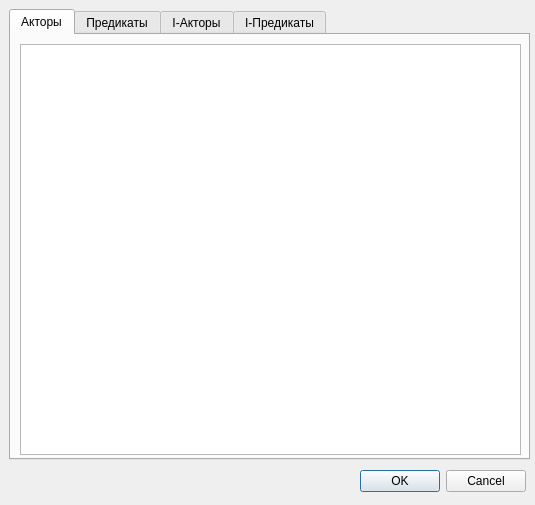
<?xml version="1.0" encoding="UTF-8"?>
<ui version="4.0">
 <class>QObjectEditor</class>
 <widget class="QDialog" name="QObjectEditor">
  <property name="geometry">
   <rect>
    <x>0</x>
    <y>0</y>
    <width>535</width>
    <height>505</height>
   </rect>
  </property>
  <property name="minimumSize">
   <size>
    <width>535</width>
    <height>505</height>
   </size>
  </property>
  <property name="maximumSize">
   <size>
    <width>535</width>
    <height>505</height>
   </size>
  </property>
  <property name="windowTitle">
   <string>Редактор объектов</string>
  </property>
  <property name="windowIcon">
   <iconset resource="resources.qrc">
    <normaloff>:/images/G.png</normaloff>:/images/G.png</iconset>
  </property>
  <widget class="QTabWidget" name="tab">
   <property name="geometry">
    <rect>
     <x>9</x>
     <y>9</y>
     <width>521</width>
     <height>451</height>
    </rect>
   </property>
   <property name="styleSheet">
    <string notr="true"/>
   </property>
   <property name="tabPosition">
    <enum>QTabWidget::North</enum>
   </property>
   <property name="tabShape">
    <enum>QTabWidget::Rounded</enum>
   </property>
   <property name="currentIndex">
    <number>0</number>
   </property>
   <property name="elideMode">
    <enum>Qt::ElideNone</enum>
   </property>
   <property name="documentMode">
    <bool>false</bool>
   </property>
   <property name="tabsClosable">
    <bool>false</bool>
   </property>
   <widget class="QWidget" name="actorsTab">
    <attribute name="title">
     <string>Акторы</string>
    </attribute>
    <widget class="QListWidget" name="actorList">
     <property name="enabled">
      <bool>true</bool>
     </property>
     <property name="geometry">
      <rect>
       <x>9</x>
       <y>9</y>
       <width>501</width>
       <height>411</height>
      </rect>
     </property>
     <property name="editTriggers">
      <set>QAbstractItemView::NoEditTriggers</set>
     </property>
     <property name="tabKeyNavigation">
      <bool>true</bool>
     </property>
     <property name="showDropIndicator" stdset="0">
      <bool>false</bool>
     </property>
     <property name="selectionBehavior">
      <enum>QAbstractItemView::SelectItems</enum>
     </property>
    </widget>
   </widget>
   <widget class="QWidget" name="predicatesTab">
    <attribute name="title">
     <string>Предикаты</string>
    </attribute>
    <widget class="QListWidget" name="predicateList">
     <property name="geometry">
      <rect>
       <x>9</x>
       <y>9</y>
       <width>501</width>
       <height>411</height>
      </rect>
     </property>
    </widget>
   </widget>
   <widget class="QWidget" name="iactorsTab">
    <attribute name="title">
     <string>I-Акторы</string>
    </attribute>
    <widget class="QListWidget" name="inlineActorList">
     <property name="geometry">
      <rect>
       <x>9</x>
       <y>9</y>
       <width>501</width>
       <height>411</height>
      </rect>
     </property>
     <property name="editTriggers">
      <set>QAbstractItemView::NoEditTriggers</set>
     </property>
     <property name="tabKeyNavigation">
      <bool>true</bool>
     </property>
     <property name="showDropIndicator" stdset="0">
      <bool>false</bool>
     </property>
    </widget>
   </widget>
   <widget class="QWidget" name="ipredicatesTab">
    <attribute name="title">
     <string>I-Предикаты</string>
    </attribute>
    <widget class="QListWidget" name="inlinePredicateList">
     <property name="geometry">
      <rect>
       <x>9</x>
       <y>9</y>
       <width>501</width>
       <height>411</height>
      </rect>
     </property>
    </widget>
   </widget>
  </widget>
  <widget class="QDialogButtonBox" name="buttonBox">
   <property name="geometry">
    <rect>
     <x>15</x>
     <y>470</y>
     <width>511</width>
     <height>23</height>
    </rect>
   </property>
   <property name="orientation">
    <enum>Qt::Horizontal</enum>
   </property>
   <property name="standardButtons">
    <set>QDialogButtonBox::Cancel|QDialogButtonBox::Ok</set>
   </property>
   <property name="centerButtons">
    <bool>false</bool>
   </property>
  </widget>
 </widget>
 <tabstops>
  <tabstop>tab</tabstop>
  <tabstop>actorList</tabstop>
  <tabstop>buttonBox</tabstop>
  <tabstop>predicateList</tabstop>
  <tabstop>inlineActorList</tabstop>
  <tabstop>inlinePredicateList</tabstop>
 </tabstops>
 <resources>
  <include location="resources.qrc"/>
 </resources>
 <connections>
  <connection>
   <sender>buttonBox</sender>
   <signal>accepted()</signal>
   <receiver>QObjectEditor</receiver>
   <slot>accept()</slot>
   <hints>
    <hint type="sourcelabel">
     <x>248</x>
     <y>254</y>
    </hint>
    <hint type="destinationlabel">
     <x>157</x>
     <y>274</y>
    </hint>
   </hints>
  </connection>
  <connection>
   <sender>buttonBox</sender>
   <signal>rejected()</signal>
   <receiver>QObjectEditor</receiver>
   <slot>reject()</slot>
   <hints>
    <hint type="sourcelabel">
     <x>316</x>
     <y>260</y>
    </hint>
    <hint type="destinationlabel">
     <x>286</x>
     <y>274</y>
    </hint>
   </hints>
  </connection>
 </connections>
 <designerdata>
  <property name="gridDeltaX">
   <number>10</number>
  </property>
  <property name="gridDeltaY">
   <number>10</number>
  </property>
  <property name="gridSnapX">
   <bool>true</bool>
  </property>
  <property name="gridSnapY">
   <bool>true</bool>
  </property>
  <property name="gridVisible">
   <bool>true</bool>
  </property>
 </designerdata>
</ui>
